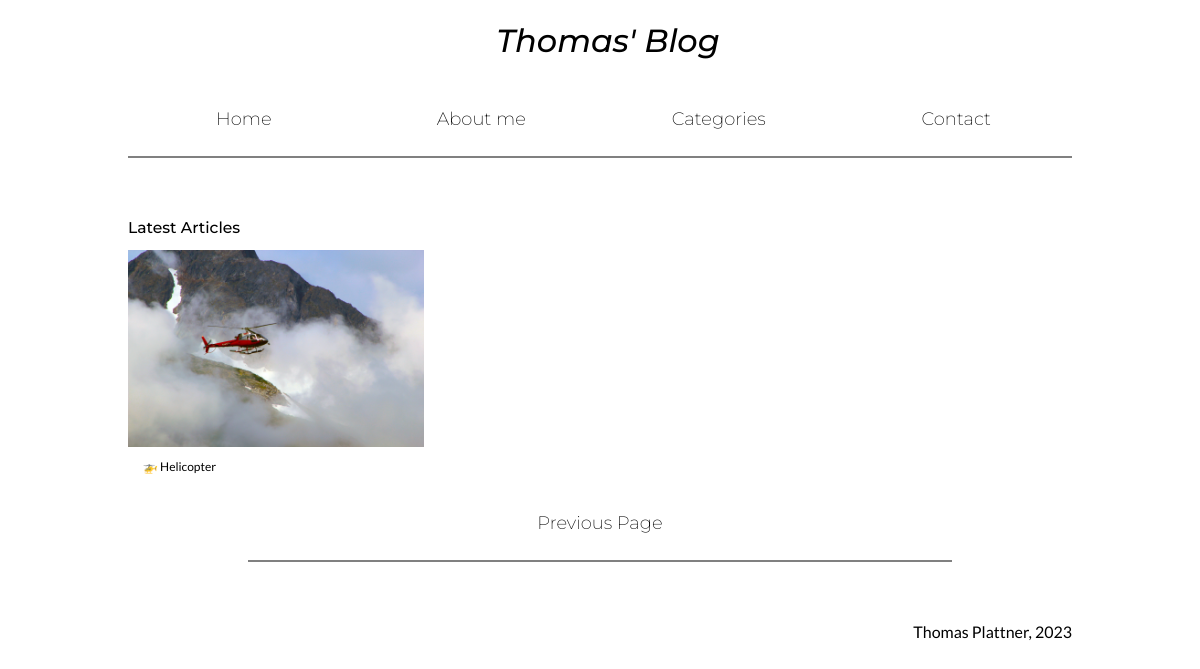
Screenshot of /?page=2 with the database file from the repository.
### app/articles/models.py (models this page shows)
class Article(db.Model, CRUDMixin):
    __tablename__ = 'article'
    id = db.Column(db.Integer, primary_key=True)
    title = db.Column(db.String(80), unique=True)
    icon = db.Column(db.String(30))
    text = db.Column(db.String(20000))
    date = db.Column(db.DateTime, nullable=False, default=datetime.utcnow)
    image_name = db.Column(db.String(30))  #needed? How does naming work?
    image_alt = db.Column(db.String(80))
    user_id = db.Column(db.Integer, db.ForeignKey('user.id', name='fk_user_id'))
    article_categories = db.relationship('ArticleCategory', backref='article', lazy=True)

### app/general_pages/routes.py (the view)
@blueprint.route('/')
def index():
    page_number = request.args.get('page', 1, type=int)
    articles_pagination = Article.query.paginate(page=page_number, per_page=current_app.config['ARTICLES_PER_PAGE'])
    return render_template('general_pages/index.html', articles_pagination=articles_pagination)

### app/templates/general_pages/index.html (shortened to what this page needs)
{% extends 'base.html' %}
{% block main %}
    <section class="content">
        <h2>Latest Articles</h2>
        <div id="article-overview">
            {% for article in articles_pagination.items %}
            <a class="blog-posts" href="../blog/{{ article.title | lower }}">
                <img src="{{ url_for('static', filename='images/upload/'+ article.image_name ) }}" alt="{{ article.image_alt }}"/>
                <p class="post-description">{{ article.icon }} {{ article.title }}</p>
            </a>
            {% endfor %}
    </section>
    <nav>
        {% if articles_pagination.prev_num %}
            <a href="{{ url_for('general_pages.index', page=articles_pagination.prev_num) }}" alt="Go to previous page">Previous Page</a>
        {% endif %}
    </nav>
{% endblock %}

### app/static/css/styles.css (style rules this page uses)
html { font-size:20px; box-sizing: border-box; }
h2 { font-family: Montserrat; font-size: 1.3vw; font-weight: 500; }
p, li, a { font-family: Lato; font-size: 16px; }
nav { font-family: Montserrat; border-bottom: solid grey 2px; display:flex; gap:0.625%; align-items:stretch; margin: 0 10vw; }
nav a { text-decoration: none; color:black; font-size: 1.5vw; font-weight: 200; font-family: Montserrat; border-radius: 30px; width: 5%; padding: 0.5vw; margin: 1rem; flex:auto; text-align: center; }
@media screen and (min-width: 992px) { #article-overview { display:grid; grid-template-columns: 1fr 1fr 1fr; grid-template-rows: auto; column-gap: 3%; row-gap: 5%; column-count: 3; } }
.blog-posts { display:grid; grid-template-columns: 1fr; grid-template-rows: 2; width:100%; margin: 0 0vw; }
.blog-posts img { width: 100%; }
#article-overview a { text-decoration: none; color: black; }
.post-description { font-size: 1vw; text-indent: 5%; }

### rows the page displays
Article: image_name (picture), icon "🚁", title "Helicopter"
